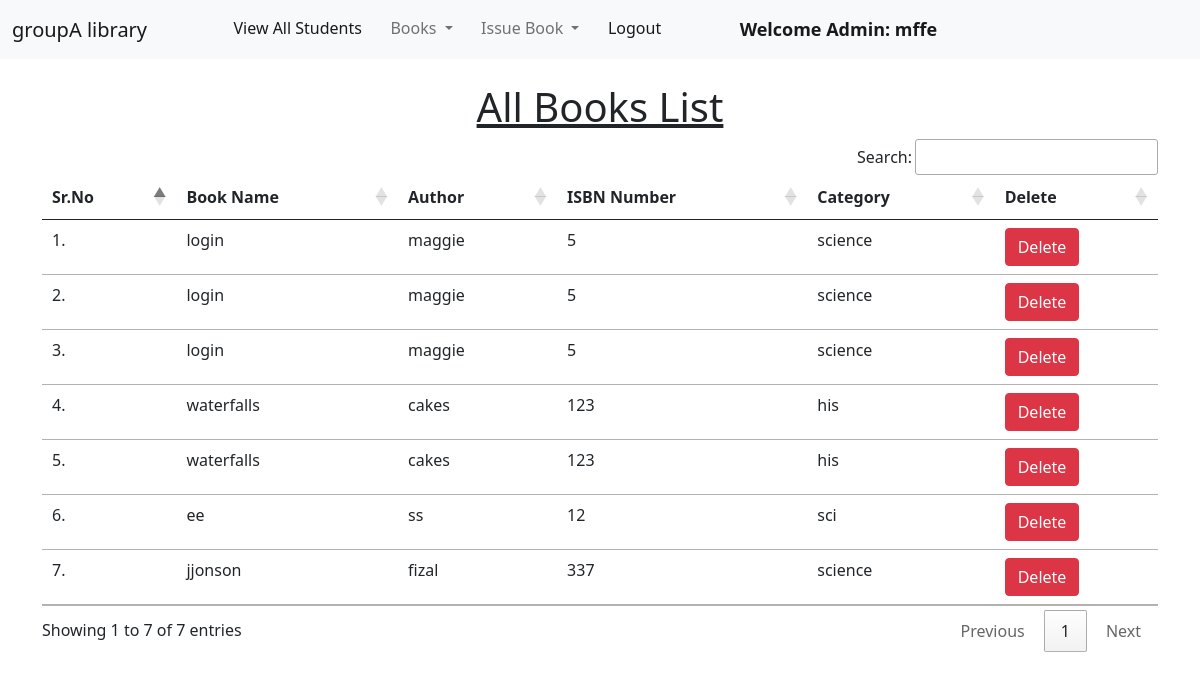
Screenshot of /view_books/ (signed in) with the database file from the repository.
### library/models.py (models this page shows, shortened)
class Book(models.Model):
    name = models.CharField(max_length=200)
    author = models.CharField(max_length=200)
    isbn = models.PositiveIntegerField()
    category = models.CharField(max_length=50)

### library/views.py (the view)
# urls.py: path("view_books/", views.view_books, name="view_books"),
def view_books(request):
    books = Book.objects.all()
    return render(request, "view_books.html", {'books':books})

### library/templates/view_books.html (shortened to what this page needs)
{% extends 'admin_navbar.html' %}
{% load static %}
{% block body %}
<div class="container mt-4">
    <h1 class="text-center"><u>All Books List</u></h1>
    <table class="table table-hover" id="example">
        <thead>
            <tr>
                <th>Sr.No</th>
                <th>Book Name</th>
                <th>Author</th>
                <th>ISBN Number</th>
                <th>Category</th>
                <th>Delete</th>
            </tr>
        </thead>
        <tbody>
            {% for book in books %}
            <tr>
                <td>{{forloop.counter}}.</td>
                <td>{{book.name}}</td>
                <td>{{book.author}}</td>
                <td>{{book.isbn}}</td>
                <td>{{book.category}}</td>
                <td><a href="/delete_book/{{book.id}}/" class="btn btn-danger" onclick="return confirm('Are you sure you want to delete this book?')">Delete</a></td>
            </tr>
            {% endfor %}
        </tbody>
    </table>
    </div>
{% endblock %}

### library/templates/admin_navbar.html (shortened to what this page needs)
<!doctype html>
<html lang="en">
  <head>
    <link href="https://cdn.jsdelivr.net/npm/bootstrap@5.1.0/dist/css/bootstrap.min.css" rel="stylesheet">
    <link rel="stylesheet" href="https://cdn.datatables.net/1.10.25/css/jquery.dataTables.min.css">
    <link rel="stylesheet" href="https://cdn.datatables.net/buttons/1.7.1/css/buttons.dataTables.min.css">
  </head>
  <body>
    <nav class="navbar navbar-expand-lg navbar-light bg-light">
        <div class="container-fluid">
          <a class="navbar-brand" href="/index/">groupA library</a>
          <div class="collapse navbar-collapse" id="navbarSupportedContent">
            <ul class="navbar-nav me-auto mb-2 mb-lg-0">
              <li class="nav-item">
                <a class="nav-link active" aria-current="page" href="/view_students/">View All Students</a>
              </li>
              <li class="nav-item dropdown">
                <a class="nav-link dropdown-toggle" href="#" id="navbarDropdown" role="button" data-bs-toggle="dropdown" aria-expanded="false">
                  Books
                </a>
              </li>
              <li class="nav-item dropdown">
                <a class="nav-link dropdown-toggle" href="#" id="navbarDropdown" role="button" data-bs-toggle="dropdown" aria-expanded="false">
                  Issue Book
                </a>
              </li>
              <li class="nav-item">
                <a class="nav-link active" aria-current="page" href="/logout/">Logout</a>
              </li>
              <li class="nav-item">
                <a style="font-weight:600; font-family:'Segoe UI', Tahoma, Geneva, Verdana, sans-serif; font-size: large;" class="nav-link active" href="#">Welcome Admin: {{request.user}}</a>
              </li>
            </ul>
          </div>
        </div>
      </nav>
      {% block body %}
      {% endblock %}
  </body>
</html>

### rows the page displays
Book: name "login", author "maggie", isbn "5", category "science"
Book: name "login", author "maggie", isbn "5", category "science"
Book: name "login", author "maggie", isbn "5", category "science"
Book: name "waterfalls", author "cakes", isbn "123", category "his"
Book: name "waterfalls", author "cakes", isbn "123", category "his"
Book: name "ee", author "ss", isbn "12", category "sci"
Book: name "jjonson", author "fizal", isbn "337", category "science"

### other values shown
{{ request.user }} "mffe"
